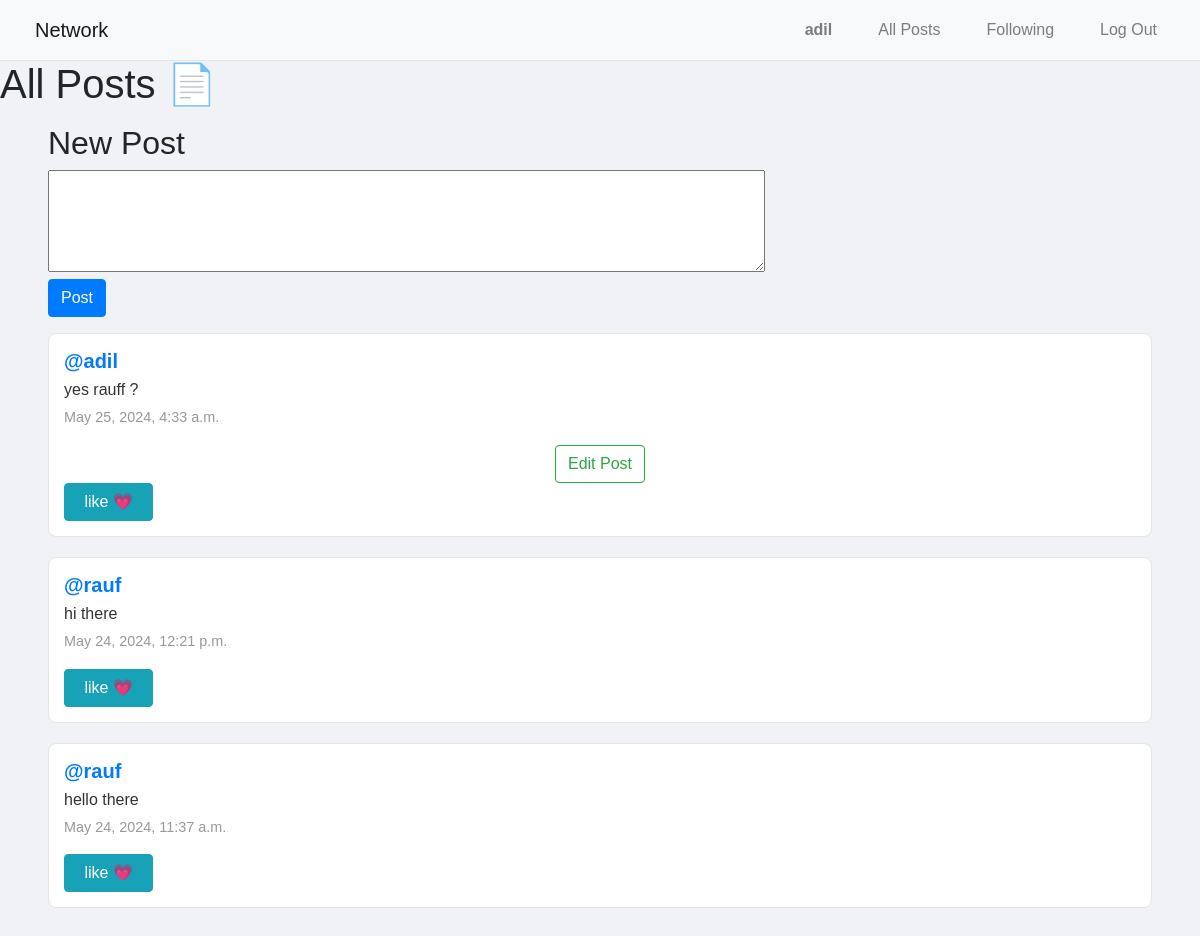
Screenshot of / (signed in) with the database file from the repository.
### network/models.py (models this page shows, shortened)
class User(AbstractUser):
    pass

class Post(models.Model):
    content = models.CharField(max_length=140)
    user = models.ForeignKey(User, on_delete=models.CASCADE, related_name="author")
    date = models.DateTimeField(auto_now_add=True)

### network/views.py (the view)
# urls.py: path("", views.index, name="index"),
def index(request):
    allPosts = Post.objects.all().order_by("id").reverse()
    paginator = Paginator(allPosts,5)
    page_number = request.GET.get('page')
    posts_of_the_page = paginator.get_page(page_number)
    allLikes = Like.objects.all()
    whoYouLiked = []
    try:
        for like in allLikes:
            if like.user.id == request.user.id:
                whoYouLiked.append(like.post.id)
    except:
        whoYouLiked = []
    return render(request, "network/index.html",{
        "allPosts":allPosts,
        "posts_of_the_page":posts_of_the_page,
        "whoYouLiked":whoYouLiked
    })

### network/templates/network/index.html (shortened to what this page needs)
{% extends "network/layout.html" %}
{% block body %}
<div class="body-content">
    <h1>All Posts 📄</h1>
    {% if user.is_authenticated %}
        <div class="my-3 mx-5">
            <h2>New Post</h2>
            <form action="{% url 'newPost' %}" method="post">
                <textarea name="content" rows="4" cols="75"></textarea>
                <br>
                <input type="submit" value="Post" class="btn btn-primary">
            </form>
        </div>
    {% endif %}
</div>
<div>
    {% for post in posts_of_the_page %}
        <div class="row post mx-5" id="post-{{ post.id }}">
            <h5 class="username"><a href="{% url 'profile' user_id=post.user.id %}">@{{ post.user }}</a></h5>
            <p class="content" id="post-content-{{ post.id }}">{{ post.content }}</p>
            <p class="date">{{ post.date }}</p>
            {% if user.is_authenticated and user == post.user %}
                <div class="d-flex justify-content-center">
                    <button class="btn btn-outline-success" data-toggle="modal" data-target="#modal_edit_post_{{ post.id }}">Edit Post</button>
                </div>
            {% endif %}
            <button class="btn btn-info col-1" id="like-button-{{ post.id }}" onclick="likeHandler({{ post.id }})">
                {% if post.id in whoYouLiked %}
                    unlike 👎
                {% else %}
                    like 💗
                {% endif %}
            </button>
        </div>
    {% endfor %}
</div>
{% endblock %}

### network/templates/network/layout.html (shortened to what this page needs)
{% load static %}
<!DOCTYPE html>
<html lang="en">
    <head>
        <link rel="stylesheet" href="https://stackpath.bootstrapcdn.com/bootstrap/4.4.1/css/bootstrap.min.css">
        <link href="{% static 'network/styles.css' %}" rel="stylesheet">
    </head>
    <body>
        <nav class="navbar navbar-expand-lg navbar-light bg-light">
            <a class="navbar-brand" href="{% url 'index' %} " }}">Network</a>
            <div>
              <ul class="navbar-nav mr-auto">
                {% if user.is_authenticated %}
                    <li class="nav-item">
                        <a class="nav-link" href="{% url 'profile'  user_id=user.id %}"><strong>{{ user.username }}</strong></a>
                    </li>
                {% endif %}
                <li class="nav-item">
                  <a class="nav-link" href="{% url 'index' %}">All Posts</a>
                </li>
                {% if user.is_authenticated %}
                    <li class="nav-item">
                        <a class="nav-link" href="{% url 'following' %}">Following</a>
                    </li>
                    <li class="nav-item">
                        <a class="nav-link" href="{% url 'logout' %}">Log Out</a>
                    </li>
                {% endif %}
              </ul>
            </div>
          </nav>
        <div class="body">
            {% block body %}
            {% endblock %}
        </div>
    </body>
</html>

### network/static/network/styles.css (style rules this page uses)
body { font-family: 'Arial', sans-serif; background-color: #f0f2f5; margin: 0; padding: 0; margin-top: 60px; }
.navbar { background-color: #ffffff; border-bottom: 1px solid #e6e6e6; padding: 10px 20px; display: flex; justify-content: space-between; align-items: center; position: fixed; width: 100%; top: 0; z-index: 1000; }
.navbar a { color: #333; text-decoration: none; margin: 0 15px; }
.post { background-color: #ffffff; border: 1px solid #e6e6e6; border-radius: 8px; margin-bottom: 20px; padding: 15px; overflow: hidden; display: flex; flex-direction: column; }
.post .username { font-weight: bold; color: #333; margin-bottom: 5px; }
.post .content { color: #333; margin-bottom: 5px; }
.post .date { color: #999; font-size: 0.9em; margin-top: auto; }

### rows the page displays
User: username "adil"
Post: user "adil", content "yes rauff ?", date "May 25, 2024, 4:33 a.m.", shows "like 💗"
Post: user "rauf", content "hi there", date "May 24, 2024, 12:21 p.m.", shows "like 💗"
Post: user "rauf", content "hello there", date "May 24, 2024, 11:37 a.m.", shows "like 💗"
